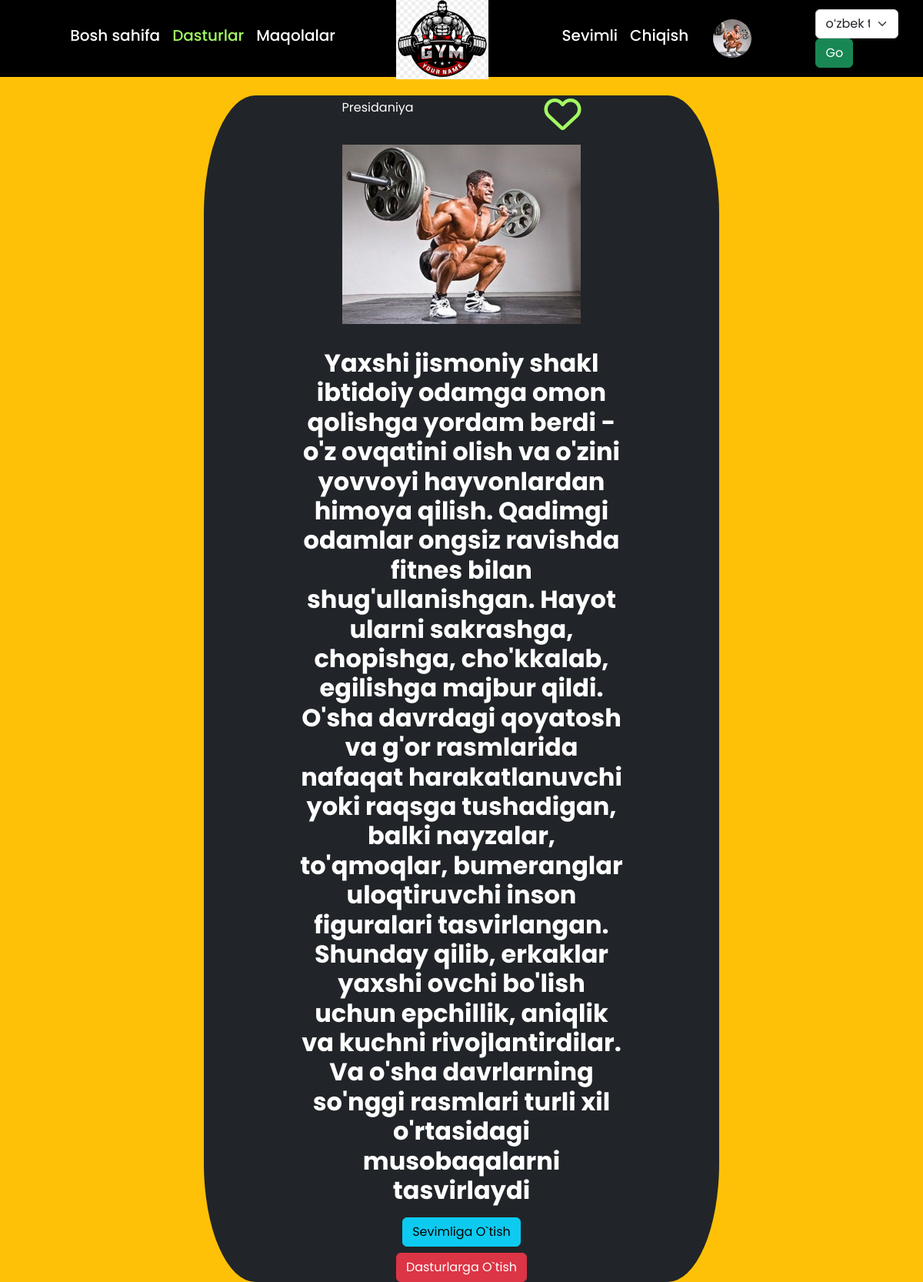
Page /programm_detail/pres/ (signed in) on the committed database.
### fitnes_app/models.py (models this page shows, shortened)
class User(AbstractUser):
    email = models.EmailField(unique=True, null=True)
    avatar = models.ImageField(upload_to='avatar/', blank=True, null=True)
    USERNAME_FIELD = 'email'
    REQUIRED_FIELDS = ['username']

class FitnessProgramm(models.Model):
    CHOICES_1 = (
        ('Pas daraja', 'Pas daraja'),
        ('Vashee qiyin daraja', 'Vashee qiyin daraja'),
        ('O\'rtancha daraja', 'O\'rtancha daraja'),
        ('Kotta daraja', 'Kotta daraja'),
    )
    CHOICES_2 = (
        ('Ozish', 'Ozish'),
        ('Kachka', 'Kachka'),
    )
    CHOICES_3 = (
        ('Ayol', 'Ayol'),
        ('Erkak', 'Erkak'),
    )
    CHOICES_4 = (
        ('Qo\'l', 'Qo\'l'),
        ('Ko\'krak', 'Ko\'krak'),
        ('Bel', 'Bel'),
        ('Qorin', 'Qorin'),
        ('Oyoq', 'Oyoq'),
    )
    slug = models.SlugField()
    title = models.CharField(max_length=255)
    picture = models.ImageField(upload_to='fitness_programm/')
    context = RichTextUploadingField()
    intensity = models.CharField(max_length=255, choices=CHOICES_1, blank=True, null=True)
    type = models.CharField(max_length=100, choices=CHOICES_2, blank=True, null=True)
    gender = models.CharField(max_length=50, choices=CHOICES_3, blank=True, null=True)
    part_of_body = models.CharField(max_length=100, choices=CHOICES_4, blank=True, null=True,)

### fitnes_app/views.py (the view)
# urls.py: path('programm_detail/<slug:slug>/', views.programm_detail_page, name="programm_detail"),
def programm_detail_page(request, slug):
    programm = FitnessProgramm.objects.get(slug=slug)
    context = {
        'programm': programm,
        'prog': 'active',
    }
    if request.user.is_authenticated:
        is_liked = Favorite.objects.filter(favorite_slug=slug, user=request.user).exists()
        is_liked = 'solid' if is_liked else 'regular'
    else:
        is_liked = None
    context['is_liked'] = is_liked
    return render(request, 'programm_detail.html', context)

### templates/programm_detail.html (shortened to what this page needs)
{% extends 'main.html' %}
{% load static %}
{% load i18n %}
{% block content %}
<section class="container mt-4">
  <center>
    <div style="width: 60%;align-items: center;border-radius: 10%;" class="bg-dark text-white row justify-content-center">
        <div class="col-12 col-md-8 col-lg-6">
          <div class="d-flex justify-content-between align-items-center mb-3">
            <p class="text-center" data-type="Maqola" id="title_text">{{ programm.title }}</p>
            {% if not is_liked is None %}
            <i class="heart fa-{{ is_liked }} fa-heart fa-3x" data-favorit="{{ article_item.slug }}"></i>
            {% endif %}
          </div>
          <center>
            <img src="/media/{{ programm.picture }}" class="img-fluid">
          </center>
        </div>
        <div class="col-12 col-md-8 mt-3 p_content">
            <p>
                {{ programm.context | safe }}
            </p>
            <center>
              <a class="btn btn-info mb-2" href="{% url 'favorite' %}">{% trans 'Sevimliga O`tish' %}</a>
            </center>
            <center>
              <a class="btn btn-danger" href="{% url 'articles' %}">{% trans 'Dasturlarga O`tish' %}</a>
            </center>
        </div>
    </div>
  </center>
</section>
{% endblock %}

### templates/main.html (shortened to what this page needs)
<!DOCTYPE html>
{% load i18n %}
{% load static %}
<html lang="en">
<head>
  <link rel="stylesheet" href="{% static 'bootstrap-5.2.2-dist/css/bootstrap.min.css' %}">
  <link rel="stylesheet" href="{% static 'css/style.css' %}">
  <link rel="stylesheet" href="https://cdnjs.cloudflare.com/ajax/libs/font-awesome/6.2.0/css/all.min.css"
 />
</head>
<body class="bg-warning">
    {% include 'includes/navbar.html' %}
    {% block content %}
    {% endblock %}
</body>
</html>

### templates/includes/navbar.html (shortened to what this page needs)
<!doctype html>
{% load i18n %}
{% load static %}
<html lang="en">
<head>
</head>
<body>
<nav style="height: 100px;" class="navbar navbar-expand-lg bg-0 navbar-dark">
    <div class="container">
      <div class="collapse navbar-collapse d-lg-flex justify-content-lg-evenly" id="navbarNav">
        <ul class="navbar-nav">
          <li class="nav-item">
            <a class="nav-link {{ home }}" aria-current="page" href="{% url 'home' %}"><h5>{% trans 'Bosh sahifa' %}</h5></a>
          </li>
          <li class="nav-item">
            <a class="nav-link {{ prog }}" href="{% url 'programms' %}"><h5>{% trans 'Dasturlar' %}</h5></a>
          </li>
          <li class="nav-item">
            <a class="nav-link {{ article }}" href="{% url 'articles' %}"><h5>{% trans 'Maqolalar' %}</h5></a>
          </li>
        </ul>
        <div class="d-none d-lg-block">
          <a class="navbar-brand" href="{% url 'home' %}">
            <img style="z-index: 100px;" src="{% static 'images/k.png' %}" alt="Logo brand">
          </a>
        </div>
        <ul class="navbar-nav align-items-lg-center">
          {% if request.user.is_authenticated %}
          <li class="nav-item">
            <a class="nav-link {{ favorite }}" href="{% url 'favorite' %}"><h5>{% trans 'Sevimli' %}</h5></a>
          </li>
          <li class="nav-item">
            <a class="nav-link" href="{% url 'logout' %}"><h5>{% trans 'Chiqish' %}</h5></a>
          </li>
          <li class="nav-item ms-lg-4">
            <a class="user_img_a" href="{% url 'profile' %}">
              {% if user.avatar %}
              <img class="user_img" src="{{ user.avatar.url }}" alt="{{ user.first_name }}">
              {% else %}
              <img class="user_img" src="https://encrypted-tbn0.gstatic.com/images?q=tbn:ANd9GcSPGrIZeJ49kGTelc1iKCt-hRtyKSyUvjgussFvt6yuuBUsh2o1LAuM9Xv-7AUeW1Izogo&usqp=CAU" alt="">
              {% endif %}
            </a>
          </li>
          {% endif %}
        </ul>
      </div>
    </div>
            <div style="margin-right: 2rem; display: flex;">
                <form action="{% url 'set_language' %}" method="post">
                    <select name="language" class="form-select">
                        {% get_current_language as LANGUAGE_CODE %}
                        {% get_available_languages as LANGUAGES %}
                        {% get_language_info_list for LANGUAGES as languages %}
                        {% for language in languages %}
                        <option value="{{ language.code }}"{% if language.code == LANGUAGE_CODE %} selected{% endif %}>
                            {{ language.name_local }}
                        </option>
                        {% endfor %}
                    </select>
                    <input class="btn btn-success" type="submit" value="Go">
                </form>
            </div>
    </nav>
</body>
</html>

### static/css/style.css (style rules this page uses)
* { margin: 0; padding: 0; box-sizing: border-box; font-family: 'Poppins', sans-serif; }
.navbar-brand img { width: 120px; }
.bg-0 { background-color: #000 !important; color: #fff; }
.navbar-dark { background-color: #000 !important; color: #fff; }
.user_img_a { width: 50px; height: 50px; border-radius: 50%; display: block; position: relative; }
.user_img { width: 100%; height: 100%; object-fit: cover; position: absolute; border-radius: 50%; padding: 0 !important; }
.nav-link { color: #fff !important; }
.active { color: #a3fa61 !important; }
a { text-decoration: none; color: #000; }
.heart { color: #a3fa61; }
.p_content p { text-align: center; }

### rows in the picture
User: avatar (picture)
FitnessProgramm: title "Presidaniya", picture (picture), context "Yaxshi jismoniy shakl ibtidoiy odamga omon qolishga yordam berdi - o'z ovqatini olish va o'zini yovvoyi hayvonlardan himoya qilish. Qadimgi odamlar ongsiz ravishda fitnes bilan shug'ullanishgan. Hayot ularni sakrashga, chopishga, cho'kkalab, egilishga majbur qildi. O'sha davrdagi qoyatosh va g'or rasmlarida nafaqat harakatlanuvchi yoki raqsga tushadigan, balki nayzalar, to'qmoqlar, bumeranglar uloqtiruvchi inson figuralari tasvirlangan. Shunday qilib, erkaklar yaxshi ovchi bo'lish uchun epchillik, aniqlik va kuchni rivojlantirdilar. Va o'sha davrlarning so'nggi rasmlari turli xil o'rtasidagi musobaqalarni tasvirlaydi"

### other values in the picture
form field language "oʻzbek tili"
